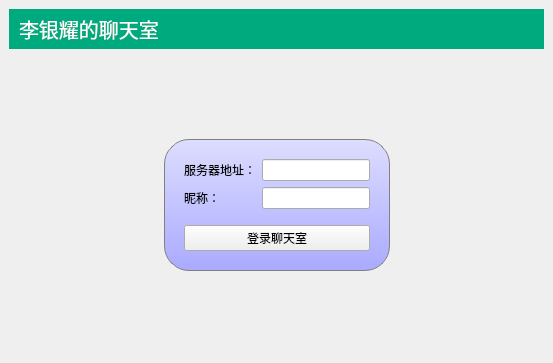
<?xml version="1.0" encoding="UTF-8"?>
<ui version="4.0">
 <class>MainWindow</class>
 <widget class="QMainWindow" name="MainWindow">
  <property name="geometry">
   <rect>
    <x>0</x>
    <y>0</y>
    <width>553</width>
    <height>363</height>
   </rect>
  </property>
  <property name="windowTitle">
   <string>聊天室客户端</string>
  </property>
  <property name="styleSheet">
   <string notr="true">#titleLabel{
background:white;
font-size:20px;
border:none;
border-bottom:1px soild black;
padding:5px;
font:24pt&quot;黑体&quot;;
color:rgb(255,255,255);
background-color:rgba(0,170,127,255);
}

#mainFrame{
background:white;
border:none;
}

#loginFrame{
background:qlineargradient(x1:0,y1:0,x2:0,y2:1,stop:0 #ddf,stop: 1 #aaf);
border:1px solid gray;
padding:10px;
border-radius:25px;
}
</string>
  </property>
  <widget class="QWidget" name="centralwidget">
   <layout class="QGridLayout" name="gridLayout">
    <item row="0" column="0">
     <widget class="QLabel" name="titleLabel">
      <property name="text">
       <string>李银耀的聊天室</string>
      </property>
     </widget>
    </item>
    <item row="1" column="0">
     <widget class="QStackedWidget" name="stackedWidget">
      <property name="currentIndex">
       <number>0</number>
      </property>
      <widget class="QWidget" name="loginPage">
       <layout class="QGridLayout" name="gridLayout_5">
        <item row="0" column="1">
         <spacer name="verticalSpacer_3">
          <property name="orientation">
           <enum>Qt::Orientation::Vertical</enum>
          </property>
          <property name="sizeHint" stdset="0">
           <size>
            <width>20</width>
            <height>65</height>
           </size>
          </property>
         </spacer>
        </item>
        <item row="1" column="0">
         <spacer name="horizontalSpacer">
          <property name="orientation">
           <enum>Qt::Orientation::Horizontal</enum>
          </property>
          <property name="sizeHint" stdset="0">
           <size>
            <width>90</width>
            <height>20</height>
           </size>
          </property>
         </spacer>
        </item>
        <item row="1" column="1">
         <widget class="QFrame" name="loginFrame">
          <property name="frameShape">
           <enum>QFrame::Shape::StyledPanel</enum>
          </property>
          <property name="frameShadow">
           <enum>QFrame::Shadow::Raised</enum>
          </property>
          <layout class="QVBoxLayout" name="verticalLayout">
           <item>
            <layout class="QGridLayout" name="gridLayout_2">
             <item row="1" column="0">
              <widget class="QLabel" name="label_3">
               <property name="text">
                <string>昵称：</string>
               </property>
              </widget>
             </item>
             <item row="0" column="0">
              <widget class="QLabel" name="label_2">
               <property name="text">
                <string>服务器地址：</string>
               </property>
              </widget>
             </item>
             <item row="1" column="1">
              <widget class="QLineEdit" name="usernameEdit"/>
             </item>
             <item row="0" column="1">
              <widget class="QLineEdit" name="serverEdit"/>
             </item>
            </layout>
           </item>
           <item>
            <spacer name="verticalSpacer">
             <property name="orientation">
              <enum>Qt::Orientation::Vertical</enum>
             </property>
             <property name="sizeHint" stdset="0">
              <size>
               <width>20</width>
               <height>10</height>
              </size>
             </property>
            </spacer>
           </item>
           <item>
            <widget class="QPushButton" name="loginButton">
             <property name="text">
              <string>登录聊天室</string>
             </property>
            </widget>
           </item>
          </layout>
         </widget>
        </item>
        <item row="1" column="2">
         <spacer name="horizontalSpacer_2">
          <property name="orientation">
           <enum>Qt::Orientation::Horizontal</enum>
          </property>
          <property name="sizeHint" stdset="0">
           <size>
            <width>90</width>
            <height>20</height>
           </size>
          </property>
         </spacer>
        </item>
        <item row="2" column="1">
         <spacer name="verticalSpacer_4">
          <property name="orientation">
           <enum>Qt::Orientation::Vertical</enum>
          </property>
          <property name="sizeHint" stdset="0">
           <size>
            <width>20</width>
            <height>64</height>
           </size>
          </property>
         </spacer>
        </item>
       </layout>
      </widget>
      <widget class="QWidget" name="chatPage">
       <layout class="QVBoxLayout" name="verticalLayout_2">
        <item>
         <layout class="QHBoxLayout" name="horizontalLayout">
          <item>
           <widget class="QTextEdit" name="roomTextEdit"/>
          </item>
          <item>
           <widget class="QListWidget" name="userListWidget">
            <property name="maximumSize">
             <size>
              <width>120</width>
              <height>16777215</height>
             </size>
            </property>
           </widget>
          </item>
         </layout>
        </item>
        <item>
         <layout class="QHBoxLayout" name="horizontalLayout_2">
          <item>
           <widget class="QLineEdit" name="sayLineEdit"/>
          </item>
          <item>
           <widget class="QPushButton" name="sayButton">
            <property name="text">
             <string>发送</string>
            </property>
           </widget>
          </item>
          <item>
           <widget class="QPushButton" name="logoutButton">
            <property name="text">
             <string>退出</string>
            </property>
           </widget>
          </item>
         </layout>
        </item>
       </layout>
      </widget>
     </widget>
    </item>
   </layout>
  </widget>
 </widget>
 <resources/>
 <connections/>
</ui>
